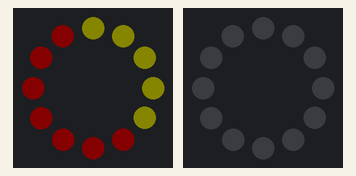
A program run on a simulated ESP32 board running MicroPython. Shown: 2 × 12 RGB LEDs in a ring, first at the top, clockwise. Dim RGB values are drawn brighter than linear. At 14.9 s the program stops and its outputs stay as they are.

Above: at 1.06 s.
At 2.9 s:
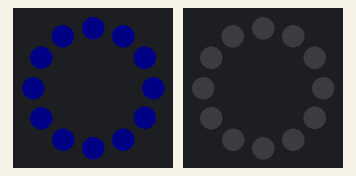
At 6.9 s:
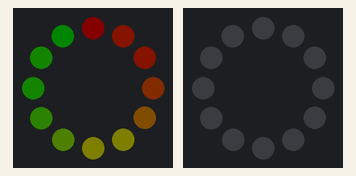
At 11.4 s:
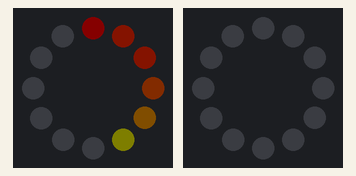
At 13.4 s:
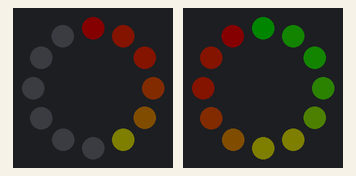
At 14.9 s:
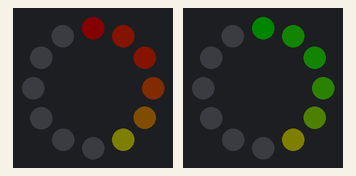

The program:

class_color_wheel.py
```python
import time
import sys
import random
import os

import machine
import neopixel

class color_wheel:
    def __init__(self, pixel_count=12, pin=11):
        self.pixel_count = pixel_count
        self.pin = pin
        self.np = neopixel.NeoPixel(machine.Pin(self.pin), self.pixel_count)
        self.brightness=8
        self.Rarray = self.pixel_count  * [0]
        self.Garray = self.pixel_count  * [0]
        self.Barray = self.pixel_count  * [0]

    def show_error(self):
        for i in range(2):
            for j in range(self.np.n):
                self.np[j] = (self.brightness, 0, 0)
                self.np.write()

            time.sleep(0.5)

            for j in range(self.np.n):
                self.np[j] = (0, 0, 0)
                self.np.write()

            time.sleep(0.5)

    def show_wifi(self):
        for i in range(2):
            for j in range(self.np.n):
                self.np[j] = (0, 0, self.brightness)
                self.np.write()

            time.sleep(0.5)

            for j in range(self.np.n):
                self.np[j] = (0, 0, 0)
                self.np.write()

            time.sleep(0.5)

    def set_single_color(self, cnt, color):
        if cnt > self.pixel_count:
            cnt = self.pixel_count
        array=self.pixel_count  * [0]
        for i in range(cnt):
            array[i] = self.brightness
        if "R" == color or "r" == color :
            self.Rarray=array
        if "G" == color or "g" == color :
            self.Garray=array
        if "B" == color or "b" == color :
            self.Barray=array

        for i in range(self.pixel_count):
            time.sleep(0.05)
            self.np[i] = (self.Rarray[i], self.Garray[i], self.Barray[i])
            self.np.write()

    def display_percentage1(self, percent):
        if (percent < 0 or percent > 100):
            print("Error: Percentage not correct " + str(percent))
            self.show_error()
        else:
            # 12 leds = 100% -> 1 led = 8.3%
            # tolerance: 12 leds = 96% -> 1 led = 8%
            #num_leds = round(percent/8.3)
            num_leds = round(percent/8.3)
            #print(num_leds)

            for i in range(num_leds):
                time.sleep(0.125)
                #self.np[i] = (round(self.brightness-(i*(100/self.pixel_count))), round(i*(100/self.pixel_count)), 0)
                B = 0
                G = i*(100/(self.pixel_count-1))
                R = 100-G
                #print (f"R={R}% G={G}% B={B}%")
                R = round(R/100*self.brightness)
                G = round(G/100*self.brightness)
                self.np[i] = (R, G, B)
                self.np.write()

            for i in range(self.np.n-1, num_leds-1, -1):
                time.sleep(0.125)
                self.np[i] = (0, 0, 0)
                self.np.write()

    def display_percentage2(self, percent):
        if (percent < 0 or percent > 100):
            print("Error: Percentage not correct " + str(percent))
            self.show_error()
        else:
            # 12 leds = 100% -> 1 led = 8.3%
            # tolerance: 12 leds = 96% -> 1 led = 8%
            #num_leds = round(percent/8.3)
            num_leds = round(percent/8.3)
            #print(num_leds)

            for i in range(num_leds):
                time.sleep(0.125)
                #self.np[i] = (round(self.brightness-(i*(100/self.pixel_count))), round(i*(100/self.pixel_count)), 0)
                B = 0
                R = i*(100/(self.pixel_count-1))
                G = 100-R
                #print (f"R={R}% G={G}% B={B}%")
                R = round(R/100*self.brightness)
                G = round(G/100*self.brightness)
                self.np[i] = (R, G, B)
                self.np.write()

            for i in range(self.np.n-1, num_leds-1, -1):
                time.sleep(0.125)
                self.np[i] = (0, 0, 0)
                self.np.write()


    def show_all(self,cnt=12):
        R = self.brightness
        G = 0 #self.brightness
        B = 0 #self.brightness
        for i in range(cnt):
            self.np[i] = (R, G, B)
            self.np.write()
            time.sleep(0.125)


def main():
    led_ring = color_wheel(12, 27)
    led_ring2 = color_wheel(12, 25)

    led_ring.set_single_color(12,"r")
    led_ring.set_single_color(5,"g")
    led_ring.set_single_color(3,"b")

    led_ring.show_wifi()
    led_ring.show_all(12)
    led_ring.display_percentage1(100)
    led_ring.display_percentage1(50)

    led_ring2.show_all(12)
    led_ring2.show_wifi()
    led_ring2.display_percentage2(100)
    led_ring2.display_percentage2(50)


if __name__ == "__main__":
    sys.exit(main())
```

Measured:
- what the display in image 0 shows lasts 0.4 s, from 0.9 s to 1.3 s
- what the display in image 1 shows lasts 0.5 s, from 2.8 s to 3.3 s
- what the display in image 2 shows lasts 0.8 s, from 6.9 s to 7.7 s
- what the display in image 3 shows lasts 0.6 s, from 11.4 s to 12.0 s
